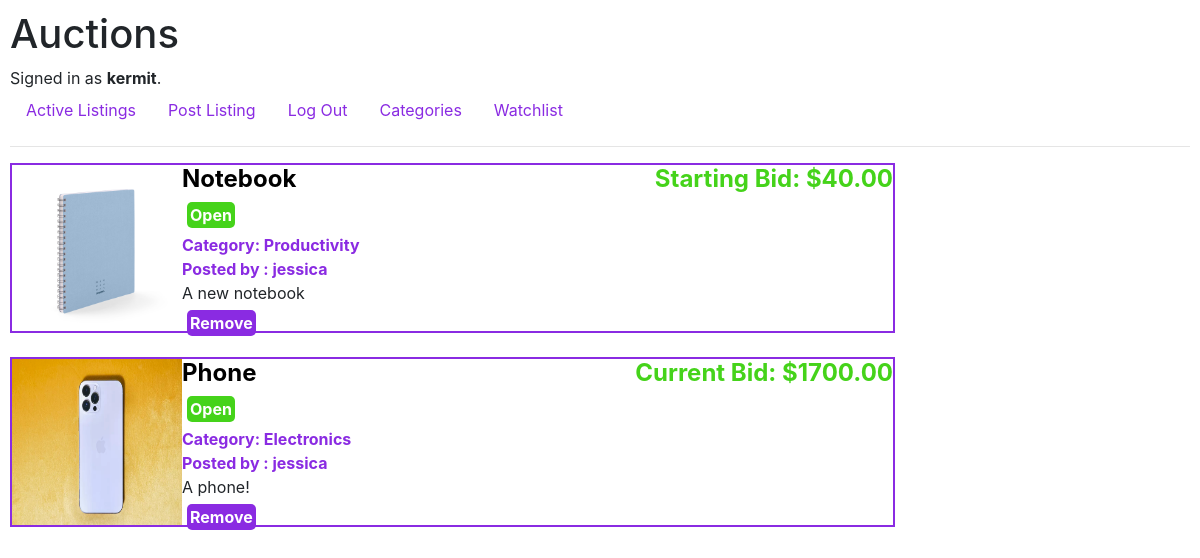
The app's page /watchlist (signed in) with its own data.
### auctions/models.py (models this page shows)
class User(AbstractUser):
    pass
    def __str__ (self):
        return f"{self.username}"

class Listings (models.Model):
    title = models.CharField (max_length = 20)
    description = models.CharField (max_length = 500)
    startingBid = models.DecimalField(max_digits = 9,decimal_places=2)
    currentBid = models.DecimalField(max_digits = 9,decimal_places=2, default= None, blank = True, null = True)
    category = models.ForeignKey (Category, on_delete = models.CASCADE, default = None, related_name = "listings")
    isOpen = models.BooleanField(default = True)
    user = models.ForeignKey (User, on_delete = models.CASCADE, default = 0, related_name = "listings")
    image = models.ImageField(upload_to='images/', blank = True, default = None)

class Category (models.Model):
    category = models.CharField(max_length = 20)

### auctions/views.py (the view)
# urls.py: path("watchlist", views.watchlist, name = "watchlist"),
def watchlist (request):
    print("here4")
    user = request.user
    try:
        watchlist = user.watchlist
        return render (request, "auctions/watchlist.html",{
            "watchlist": watchlist,
            "listings": watchlist.listings.all()
        })
    except Watchlist.DoesNotExist:
        watchlist = None
        return render (request, "auctions/watchlist.html",{
            "watchlist": watchlist,
            "listings": None
    })

### auctions/templates/auctions/watchlist.html
{% extends "auctions/layout.html"%}
{% block body%}
    {% for listing in listings%}
        <div class = "listing">
            {%if listing.image%}
                    <img src= "{{ listing.image.url }}" class = "scrollView">
            {% endif %}
            <div class = "inside">
                <h4>
                    <a id = "leftTitle" href = "{% url 'page' listing.title listing.id %}">{{listing.title}}</a>
                    {%if listing.bids.all %}
                        <span class = "rightPrice">Current Bid: ${{listing.currentBid}}</span>
                    {%else%}
                        <span class = "rightPrice">Starting Bid: ${{listing.startingBid}}</span>
                    {%endif%}
                </h4>
                <br>
                {% if listing.isOpen %}
                    <div class = "open">Open</div>
                {%else%}
                    <div class = "closed">Closed</div>
                {%endif%}
                <div class = "info">
                    Category: {{listing.category.category}}
                    <br>
                    Posted by : {{listing.user}}
                </div>
                {{listing.description}}
            </div>
            <form action = "{% url 'remove' listing.title listing.id %}">
                <button type = "submit" class = "add">Remove</button>
            </form>
        </div>
        <br>
    {% endfor %}
{% endblock %}

### auctions/templates/auctions/layout.html (shortened to what this page needs)
{% load static %}
<!DOCTYPE html>
<html lang="en">
    <head>
        <link rel="stylesheet" href="https://stackpath.bootstrapcdn.com/bootstrap/4.4.1/css/bootstrap.min.css">
        <link href="{% static 'auctions/styles.css' %}" rel="stylesheet">
    </head>
    <body>
        <h1>Auctions</h1>
        <div>
            {% if user.is_authenticated %}
                Signed in as <strong>{{ user.username }}</strong>.
            {% else %}
                Not signed in.
            {% endif %}
        </div>
        <ul class="nav">
            <li class="nav-item">
                <a class="nav-link" href="{% url 'index' %}">Active Listings</a>
            </li>
            {% if user.is_authenticated %}
                <li class="nav-item">
                    <a class="nav-link" href="{% url 'post'%}">Post Listing</a>
                </li>
                <li class="nav-item">
                    <a class="nav-link" href="{% url 'logout' %}">Log Out</a>
                </li>
            {% endif %}
            <li>
                <a class = "nav-link" href="{% url 'categories'%}">Categories</a>
            </li>
            <li>
                <a class = "nav-link" href="{% url 'watchlist'%}">Watchlist</a>
            </li>
        </ul>
        <hr>
        {% block body %}
        {% endblock %}
    </body>
</html>

### auctions/static/auctions/styles.css (style rules this page uses)
body { padding: 10px; display: block; }
.nav-link { color:blueviolet; }
.listing { border: 2px solid blueviolet; width: 75%; height:170px; }
.scrollView { float : left; width: 170px; height: 166px; }
#leftTitle { font-weight: bold; float:left; color: black; }
.rightPrice { float: right; font-weight: bold; color: rgb(69, 211, 26); }
.info { color: blueviolet; font-weight:bold }
.inside { overflow: hidden; }
.open { background-color: rgb(69, 211, 26); color: white; font-weight: bold; border-radius: 5px; width: fit-content; padding: 1px 3px; margin: 5px; }
.add { background-color: blueviolet; color: white; font-weight: bold; border-radius: 5px; width: fit-content; padding: 1px 3px; margin: 5px; border: none; }

### records on screen
User: username "kermit"
Listings: image (picture), title "Notebook", startingBid "40.00", isOpen "Open", category.category "Productivity", user "jessica", description "A new notebook"
Listings: image (picture), title "Phone", currentBid "1700.00", isOpen "Open", category.category "Electronics", user "jessica", description "A phone!"
